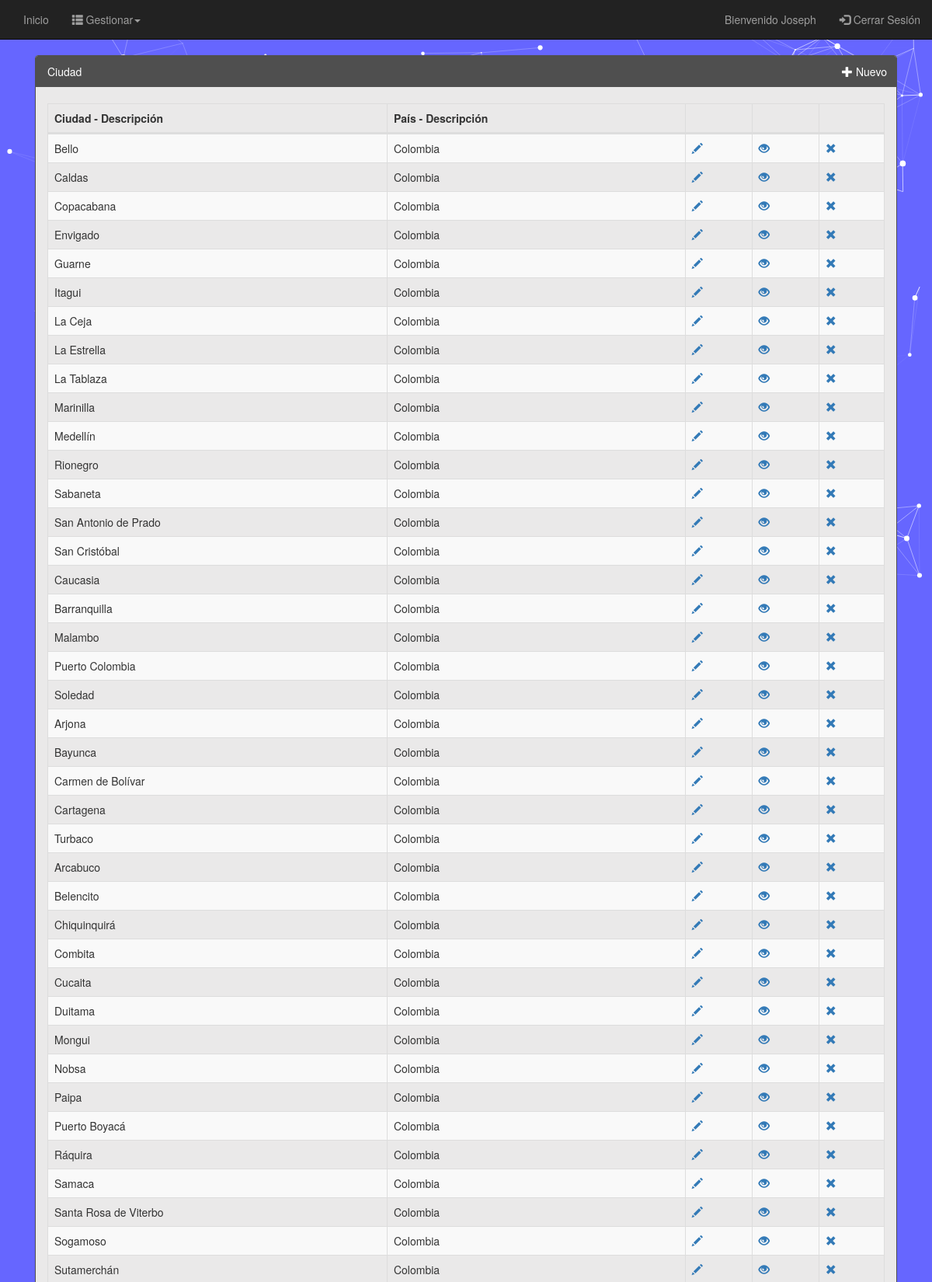
Screenshot of /Ciudad/Principal/principal (signed in, upper part) with the database file from the repository.
### tables this page shows
CREATE TABLE `ciudad` (
  `id_ciudad` int(11) NOT NULL,
  `des_ciudad` varchar(30) NOT NULL,
  `id_pais` int(11) NOT NULL
);

CREATE TABLE `pais` (
  `id_pais` int(11) NOT NULL,
  `iso` varchar(3) NOT NULL,
  `des_pais` varchar(30) NOT NULL
);

### Library/Views.php (called while the page is built, shortened)
<?php
	class Views
	{
		function render($site, $controller, $view, $array)
		{
			$controllers = get_class($controller);
			require VIEWS.DFT."head.php";
			require VIEWS. $site . '/' . $controllers.'/'.$view.'.php';
			require VIEWS.DFT."footer.php";
		}
	}
?>

### Library/QueryManager.php (called while the page is built, shortened)
<?php
class QueryManager
{
    private $link;
    function __construct($HOST, $USER, $PASS, $NAME)
    {
        $this->link = new mysqli($HOST, $USER, $PASS, $NAME);
    }
    function selectCiudad_Pais($attr, $table, $table1){
        $query  = "SELECT " . $attr .
                " FROM " . $table . " AS A
                INNER JOIN " . $table1 . " AS B
                ON A.id_pais = B.id_pais;";
        $result = $this->link->query($query);
        if ($result->num_rows > 0) {
            while ($row = $result->fetch_assoc()) {
                $response[] = $row;
            }
            return $response;
        }
    }
}

### Models/Principal_model.php (called while the page is built, shortened)
<?php
class Principal_model extends Conexion
{
	function getDataCiudad_Pais($columns, $table, $table1){
		return $this->db->selectCiudad_Pais($columns, $table, $table1);
	}
}
?>

### Views/Ciudad/Principal/principal.php (the view, shortened to what this page needs)
<div class="panel-group col-sm-12">
    <div class="pull-right" style="padding-top: 4px;">
        <a href="<?php echo URL."Ciudad/Create/create"; ?>" class="btn" role="button"><span class="glyphicon glyphicon-plus"></span> Nuevo</a>
    </div>
    <div class="panel panel-primary" style="background-color: #EAE9E9;">
        <div class="panel-heading">
            Ciudad
        </div>
        <div class="panel-body">
          <div class="form-group">
            <div class="table-responsive">
                <table id="tabla" class="table table-striped table-bordered table-hover" cellspacing="0" width="100%">
                    <thead>
                        <tr>
                            <th>Ciudad - Descripción</th>
                            <th>País - Descripción</th>
                            <th>&nbsp;</th>
                            <th>&nbsp;</th>
                            <th>&nbsp;</th>
                        </tr>
                    </thead>
                    <tbody>
                    <?php foreach ($array as $key => $value){ ?>
                            <tr>
                                <td><?php echo $value["des_ciudad"]; ?></td>
                                <td><?php echo $value["des_pais"]; ?></td>
                                <td>
                                	<a href="<?php echo URL.'Ciudad/Edit/edit/'. $value["id_ciudad"] ?>" class="glyphicon glyphicon-pencil"></a>
                                </td>
                                <td>
                                	<a href="<?php echo URL.'Ciudad/Details/details/'. $value["id_ciudad"] ?>" class="glyphicon glyphicon-eye-open"></a>
                                </td>
                                <td>
                                	<a href="<?php echo URL.'Ciudad/Delete/delete/'. $value["id_ciudad"] ?>" class="glyphicon glyphicon-remove"></a>
                                </td>
                            </tr>
                    <?php } ?>
                    </tbody>
                </table>
            </div>
          </div>
        </div>
    </div>
</div>

### Views/Default/Css/Style.css (style rules this page uses)
body { background: #6666ff; }
.btn { background: #4F4F4F; color: #fff; border-color: #4F4F4F; }
.panel-group > .panel-primary { border-color: #4F4F4F; }
.panel-primary > .panel-heading { background-color: #4F4F4F; border-color: #4F4F4F; }

### Views/Default/footer.php (style rules this page uses)
html { position: relative; min-height: 100%; }
body { margin: 0 0 65px; }

### rows the page displays
ciudad: des_ciudad "Bello", id_pais.des_pais "Colombia"
ciudad: des_ciudad "Caldas", id_pais.des_pais "Colombia"
ciudad: des_ciudad "Copacabana", id_pais.des_pais "Colombia"
ciudad: des_ciudad "Envigado", id_pais.des_pais "Colombia"
ciudad: des_ciudad "Guarne", id_pais.des_pais "Colombia"
ciudad: des_ciudad "Itagui", id_pais.des_pais "Colombia"
ciudad: des_ciudad "La Ceja", id_pais.des_pais "Colombia"
ciudad: des_ciudad "La Estrella", id_pais.des_pais "Colombia"
ciudad: des_ciudad "La Tablaza", id_pais.des_pais "Colombia"
ciudad: des_ciudad "Marinilla", id_pais.des_pais "Colombia"
ciudad: des_ciudad "Medellín", id_pais.des_pais "Colombia"
ciudad: des_ciudad "Rionegro", id_pais.des_pais "Colombia"
ciudad: des_ciudad "Sabaneta", id_pais.des_pais "Colombia"
ciudad: des_ciudad "San Antonio de Prado", id_pais.des_pais "Colombia"
ciudad: des_ciudad "San Cristóbal", id_pais.des_pais "Colombia"
ciudad: des_ciudad "Caucasia", id_pais.des_pais "Colombia"
ciudad: des_ciudad "Barranquilla", id_pais.des_pais "Colombia"
ciudad: des_ciudad "Malambo", id_pais.des_pais "Colombia"
ciudad: des_ciudad "Puerto Colombia", id_pais.des_pais "Colombia"
ciudad: des_ciudad "Soledad", id_pais.des_pais "Colombia"
ciudad: des_ciudad "Arjona", id_pais.des_pais "Colombia"
ciudad: des_ciudad "Bayunca", id_pais.des_pais "Colombia"
ciudad: des_ciudad "Carmen de Bolívar", id_pais.des_pais "Colombia"
ciudad: des_ciudad "Cartagena", id_pais.des_pais "Colombia"
ciudad: des_ciudad "Turbaco", id_pais.des_pais "Colombia"
ciudad: des_ciudad "Arcabuco", id_pais.des_pais "Colombia"
ciudad: des_ciudad "Belencito", id_pais.des_pais "Colombia"
ciudad: des_ciudad "Chiquinquirá", id_pais.des_pais "Colombia"
ciudad: des_ciudad "Combita", id_pais.des_pais "Colombia"
ciudad: des_ciudad "Cucaita", id_pais.des_pais "Colombia"
ciudad: des_ciudad "Duitama", id_pais.des_pais "Colombia"
ciudad: des_ciudad "Mongui", id_pais.des_pais "Colombia"
ciudad: des_ciudad "Nobsa", id_pais.des_pais "Colombia"
ciudad: des_ciudad "Paipa", id_pais.des_pais "Colombia"
ciudad: des_ciudad "Puerto Boyacá", id_pais.des_pais "Colombia"
ciudad: des_ciudad "Ráquira", id_pais.des_pais "Colombia"
ciudad: des_ciudad "Samaca", id_pais.des_pais "Colombia"
ciudad: des_ciudad "Santa Rosa de Viterbo", id_pais.des_pais "Colombia"
ciudad: des_ciudad "Sogamoso", id_pais.des_pais "Colombia"
ciudad: des_ciudad "Sutamerchán", id_pais.des_pais "Colombia"

### other values shown
$userName["nom_persona"] "Joseph"
